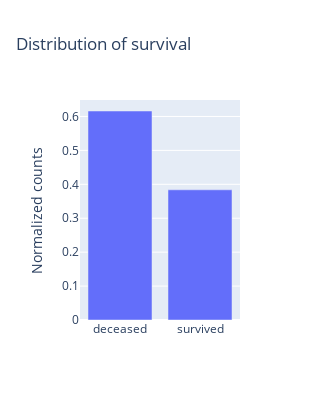

The notebook cell this image was saved under:
### Code cell
# Passengers that survived vs passengers that passed away
deceased = titanic_df["Survived"].value_counts(normalize = True)[0]
survived = titanic_df["Survived"].value_counts(normalize = True)[1]

x0 = ['deceased', 'survived']
y0 = [deceased, survived]

data = [go.Bar(
        x=x0,
        y=y0
    )]
layout = go.Layout(autosize = False, width = 300, height = 400,
              yaxis = dict(title = 'Normalized counts'),
              title = 'Distribution of survival')
fig0 = go.Figure(data = data, layout = layout)

fig0.show()

### Figure 1 — Plotly figure (JSON) as saved in the notebook; plotly's stock layout.template omitted (floating-point values rounded to 4 significant figures)
{"data": [{"type": "bar", "x": ["deceased", "survived"], "y": [0.6162, 0.3838]}], "layout": {"autosize": false, "height": 400, "title": {"text": "Distribution of survival"}, "width": 300, "yaxis": {"title": {"text": "Normalized counts"}}}}
